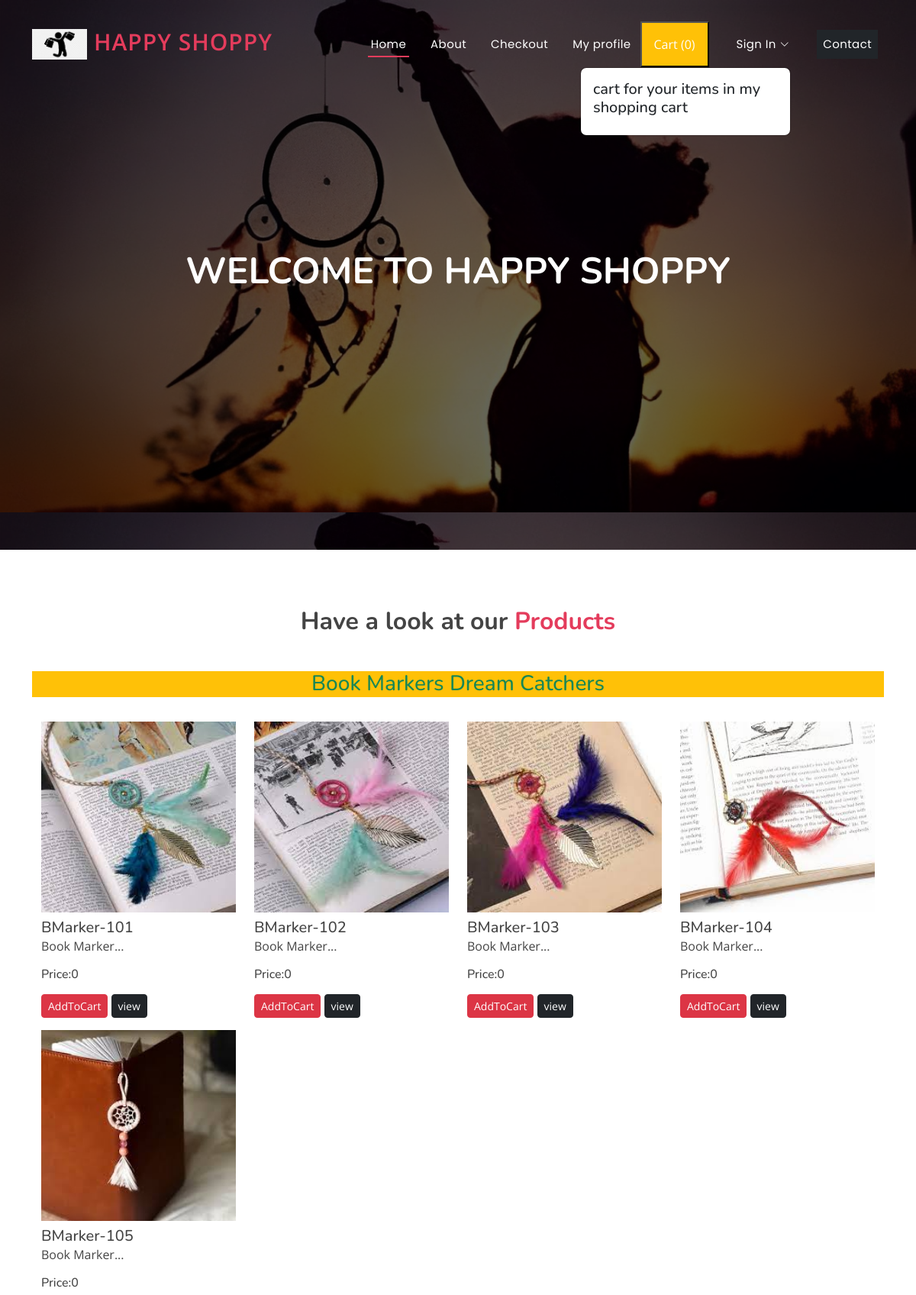
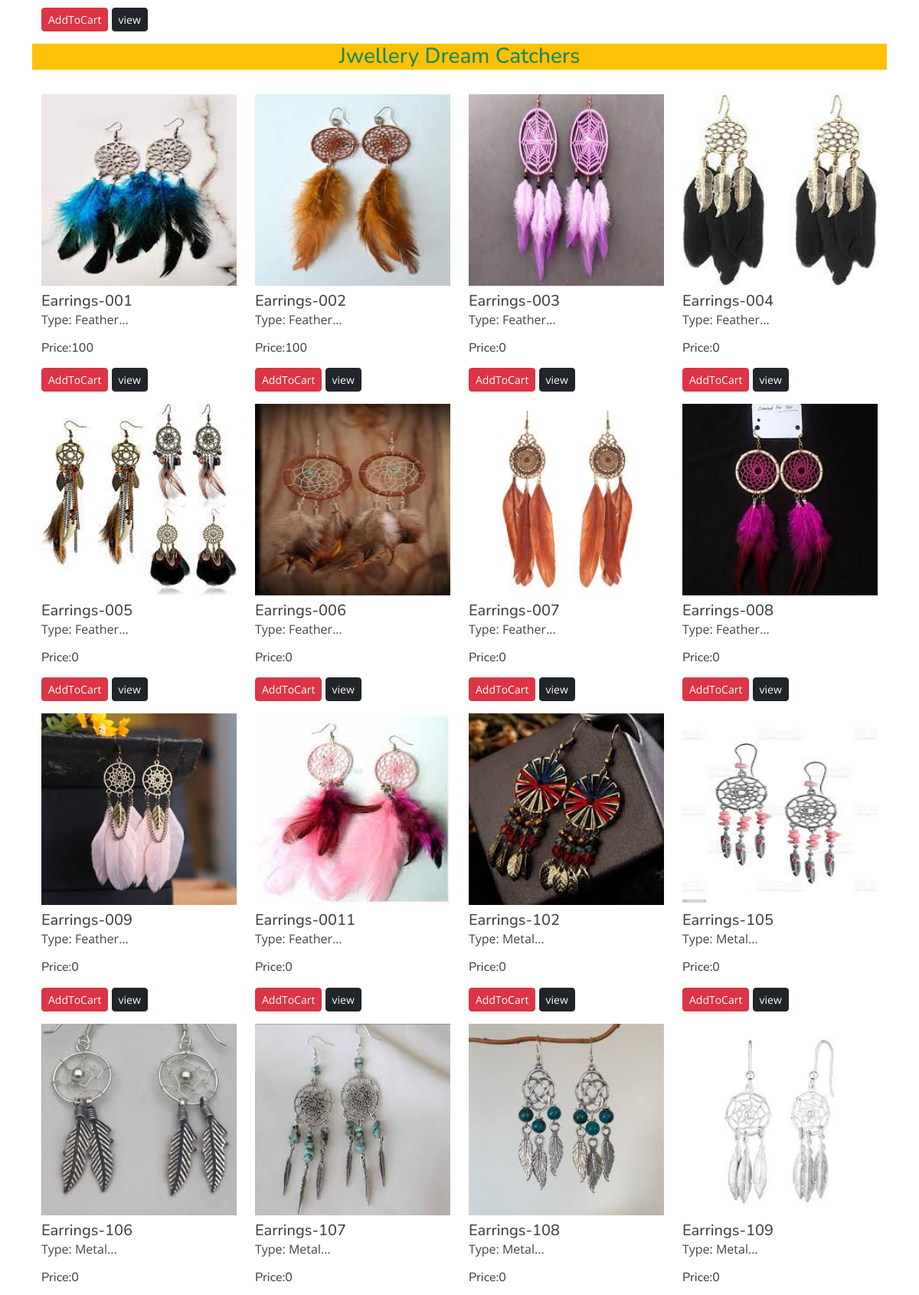
The page / (upper part) on the database its author committed (2 pictures, top to bottom).
### ecommerceapp/models.py (models this page shows)
class Product(models.Model):
    product_id=models.AutoField
    product_name=models.CharField(max_length=100)
    category=models.CharField(max_length=100,default='')
    subcategory=models.CharField(max_length=50,default='')
    price=models.IntegerField(default=0)
    desc=models.CharField(max_length=300)
    image=models.ImageField(upload_to='images',default='')
    def __str__(self):
        return self.product_name

### ecommerceapp/views.py (the view)
# urls.py: path('', views.index, name="index"),
def index(request):
    allprods=[]
    catprods=Product.objects.values('category','id')
    print(catprods)
    cats={item['category'] for item in catprods}
    for cat in cats:
        prod=Product.objects.filter(category=cat)
        n=len(prod)
        nslides= n//4 + ceil((n/4)-(n//4))
        allprods.append([prod,range(1,nslides),nslides])
    params={'allprods':allprods}
    print(params)
    return render(request,"index.html",params)

### templates/index.html (shortened to what this page needs)
{% extends 'base.html' %}
{% block content %}
<h1>welcome to Happy Shoppy</h1>
{% endblock content %}
{% block body %}
  <section id="portfolio" class="portfolio">
    <div class="container">
      <div class="section-title">
      <h3>Have a look at our <span>Products</span></h3>
      </div>
      {% for product, range, nslides in allprods%}
      <h3 class="my-3 text-center text-success bg-warning">
        {{product.0.category}} Dream Catchers
      </h3>
      <div class="container">
        <div class="row">
          {% for i in product %}
          <div class="col-md-3 mt-3">
            <img src="/media/{{i.image}}" class="card-img-top" alt="not found" height="250px" width="150px" />
            <div class="card-body">
              <h5 class="card-title mt-2" id="namepr{{i.id}}">{{i.product_name}}</h5>
              <p class="card-text">{{i.desc|slice:"0:53"}}...</p>
              <h6 class="card-title mb-3">
                Price:<span id="pricepr{{i.id}}">{{i.price}}</span>
              </h6>
              <span id="divpr{{i.id}}" class="divpr">
                <button id="pr{{i.id}}" class="btn btn-danger cart btn-sm mt-0">
                  AddToCart
                </button>
              </span>
              <a href="/media/{{i.image}}">
                <button class="btn btn-dark btn-sm cart"> view</button></a
              >
            </div>
          </div>
          {% endfor %}
        </div>
      </div>
      {% endfor %}
    </div>
  </section>
{% endblock body %}

### templates/base.html (shortened to what this page needs)
{%load static%}
<!DOCTYPE html>
<html lang="en">
<head>
  <link href="/static/assets/vendor/bootstrap/css/bootstrap.min.css" rel="stylesheet">
  <link href="/static/assets/vendor/bootstrap-icons/bootstrap-icons.css" rel="stylesheet">
  <link href="/static/assets/vendor/boxicons/css/boxicons.min.css" rel="stylesheet">
  <link href="/static/assets/vendor/glightbox/css/glightbox.min.css" rel="stylesheet">
  <link href="/static/assets/vendor/remixicon/remixicon.css" rel="stylesheet">
  <link href="/static/assets/vendor/swiper/swiper-bundle.min.css" rel="stylesheet">
  <link href="/static/assets/css/style.css" rel="stylesheet">
</head>
<body>
  <header id="header" class="fixed-top ">
    <div class="container d-flex align-items-center justify-content-between">
      <a href="/" class="logo"><img src="/static/images/logo2.png" alt="" class="img-fluid"> Happy Shoppy</a>
      <nav id="navbar" class="navbar">
        <ul>
          <li><a class="nav-link scrollto active" href="/">Home</a></li>
          <li><a class="nav-link scrollto" href="/about">About</a></li>
          <li><a class="nav-link scrollto" href="/checkout">Checkout</a></li>
          <li><a class="nav-link scrollto" href="/profile">My profile</a></li>
          <button type="button" class="nav-link scrollto bg-warning p-3 m-2 text-white" id="popcart" data-container="body"
           data-toggle="popover" data-placement="bottom" data-html="true" >  Cart (<span id="cart">0</span>)
          </button>
          {% if request.user.is_authenticated %}
          <li><a class="nav-link scrollto" href="/auth/logout/">Logout </a></li>
          {% else %}
          <li class="dropdown"><a href="#"><span>Sign In</span> <i class="bi bi-chevron-down"></i></a>
          </li>
          {% endif %}
          <li><a class="nav-link scrollto bg-dark p-2 m-2" href="/contact">Contact</a></li>
        </ul>
      </nav>
    </div>
  </header>
  <section id="hero">
    <div class="hero-container">
      {% block content %}
      {% endblock content %}
    </div>
  </section>
  <main id="main">
    {% block body %}
{% endblock body %}
  </main>
</body>
</html>

### static/assets/css/style.css (style rules this page uses)
body { font-family: "Open Sans", sans-serif; color: #444444; }
a { color: #e43c5c; text-decoration: none; }
h1, h2, h3, h4, h5, h6 { font-family: "Nunito", sans-serif; }
#header { transition: all 0.5s; z-index: 997; padding: 20px 0; }
#header .logo { font-size: 30px; margin: 0; padding: 0; line-height: 1; font-weight: 600; letter-spacing: 1px; text-transform: uppercase; }
#header .logo img { max-height: 40px; }
.navbar { padding: 0; }
.navbar ul { margin: 0; padding: 0; display: flex; list-style: none; align-items: center; }
.navbar li { position: relative; }
.navbar>ul>li { white-space: nowrap; padding: 10px 0 10px 24px; }
.navbar a, .navbar a:focus { display: flex; align-items: center; justify-content: space-between; font-family: "Poppins", sans-serif; color: #fff; font-size: 15px; padding: 0 4px; white-space: nowrap; transition: 0.3s; letter-spacing: 0.4px; position: relative; }
.navbar a i, .navbar a:focus i { font-size: 12px; line-height: 0; margin-left: 5px; }
.navbar>ul>li>a:before { content: ""; position: absolute; width: 100%; height: 2px; bottom: -6px; left: 0; background-color: #e43c5c; visibility: hidden; transform: scaleX(0); transition: all 0.3s ease-in-out 0s; }
.navbar a:hover:before, .navbar li:hover>a:before, .navbar .active:before { visibility: visible; transform: scaleX(1); }
.navbar a:hover, .navbar .active, .navbar .active:focus, .navbar li:hover>a { color: #fff; }
#hero { width: 100%; height: 90vh; background: url("../../images/d3.png") top center; background-size: contain; position: relative; }
#hero:before { content: ""; background: rgba(0, 0, 0, 0.6); position: absolute; bottom: 0; top: 0; left: 0; right: 0; }
#hero .hero-container { position: absolute; bottom: 0; top: 0; left: 0; right: 0; display: flex; justify-content: center; align-items: center; flex-direction: column; text-align: center; padding: 0 15px; }
#hero h1 { margin: 0 0 10px 0; font-size: 48px; font-weight: 700; line-height: 56px; text-transform: uppercase; color: #fff; }
@media (min-width: 1024px) { #hero { background-attachment: fixed; } }
section { padding: 60px 0; overflow: hidden; }
.section-title { text-align: center; padding-bottom: 30px; }
.section-title h3 { margin: 15px 0 0 0; font-size: 32px; font-weight: 700; }
.section-title h3 span { color: #e43c5c; }

### rows shown on the page
Product: category "Book Markers", image (picture), product_name "BMarker-101", desc "Book Marker", price "0"
Product: image (picture), product_name "BMarker-102", desc "Book Marker", price "0"
Product: image (picture), product_name "BMarker-103", desc "Book Marker", price "0"
Product: image (picture), product_name "BMarker-104", desc "Book Marker", price "0"
Product: image (picture), product_name "BMarker-105", desc "Book Marker", price "0"
Product: category "Jwellery", image (picture), product_name "Earrings-001", desc "Type: Feather", price "100"
Product: image (picture), product_name "Earrings-002", desc "Type: Feather", price "100"
Product: image (picture), product_name "Earrings-003", desc "Type: Feather", price "0"
Product: image (picture), product_name "Earrings-004", desc "Type: Feather", price "0"
Product: image (picture), product_name "Earrings-005", desc "Type: Feather", price "0"
Product: image (picture), product_name "Earrings-006", desc "Type: Feather", price "0"
Product: image (picture), product_name "Earrings-007", desc "Type: Feather", price "0"
Product: image (picture), product_name "Earrings-008", desc "Type: Feather", price "0"
Product: image (picture), product_name "Earrings-009", desc "Type: Feather", price "0"
Product: image (picture), product_name "Earrings-0011", desc "Type: Feather", price "0"
Product: image (picture), product_name "Earrings-102", desc "Type: Metal", price "0"
Product: image (picture), product_name "Earrings-105", desc "Type: Metal", price "0"
Product: image (picture), product_name "Earrings-106", desc "Type: Metal", price "0"
Product: image (picture), product_name "Earrings-107", desc "Type: Metal", price "0"
Product: image (picture), product_name "Earrings-108", desc "Type: Metal", price "0"
Product: image (picture), product_name "Earrings-109", desc "Type: Metal", price "0"
